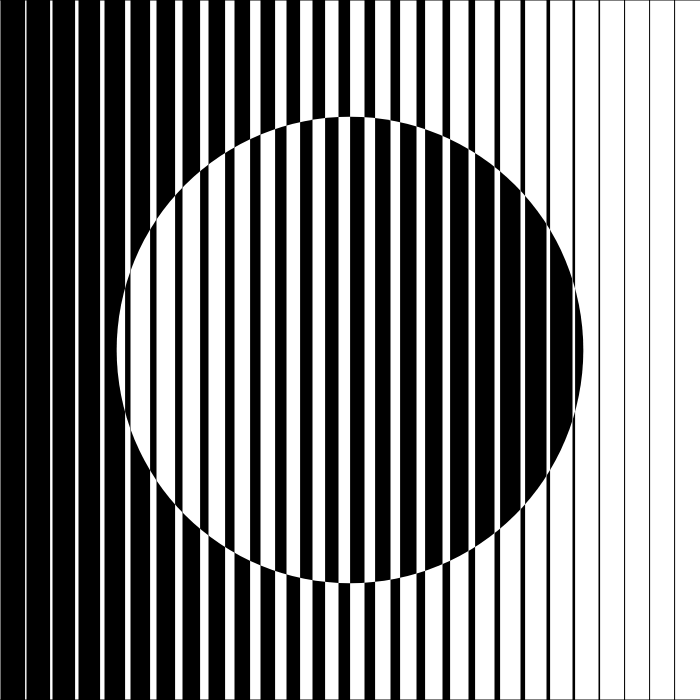
Frame 1 (no input)
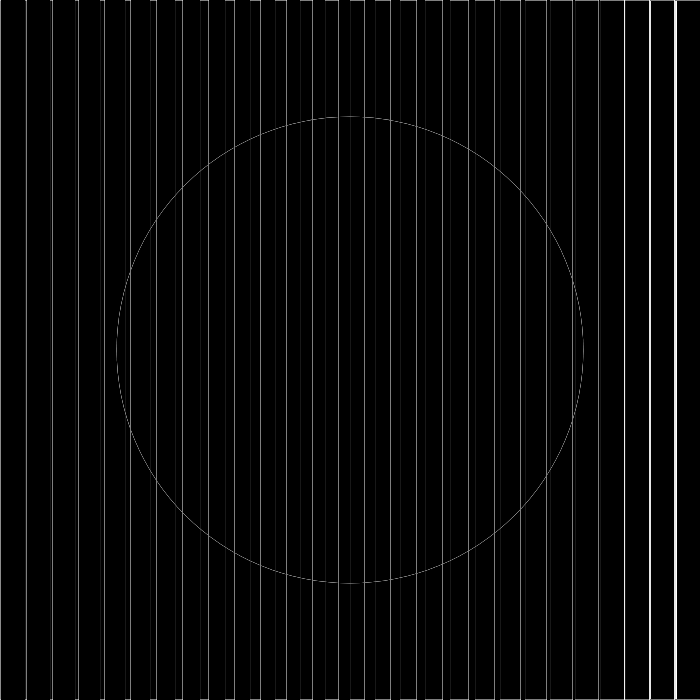
Frame 2 (the mouse pressed at the canvas centre, redrawn once)

The p5.js sketch that drew these frames (run headless with seeded random() and noise() and a simulated clock; the mouse was pressed at the canvas centre and the sketch redrawn once):

// p5.js sketch
// ── sketch.js
const can = 700;

function setup() {
  createCanvas(can, can);
  noLoop();
}

function draw() {
  
  background(0);
  
  var space = 25;
  var numR = can/space; 
  
  for(var i = 0; i < numR; i ++) {  
    fill(255);
    rect(i*space, 0, 1+i, height);
  }
  blendMode(DIFFERENCE);
  
  circle(can/2,can/2, can/1.5);
  
}
